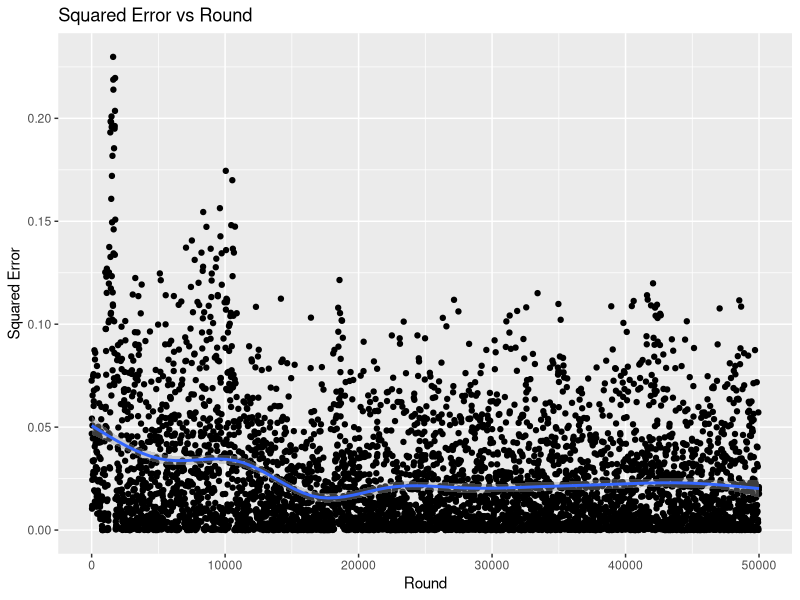
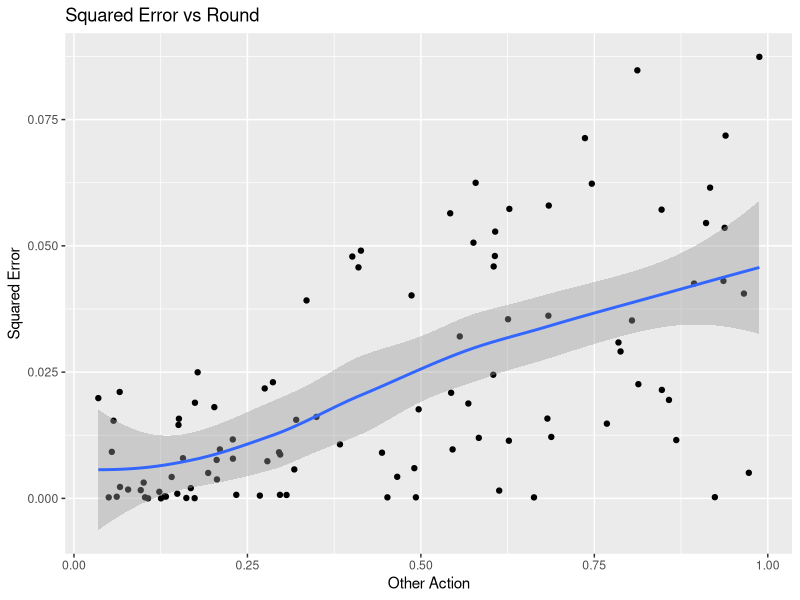
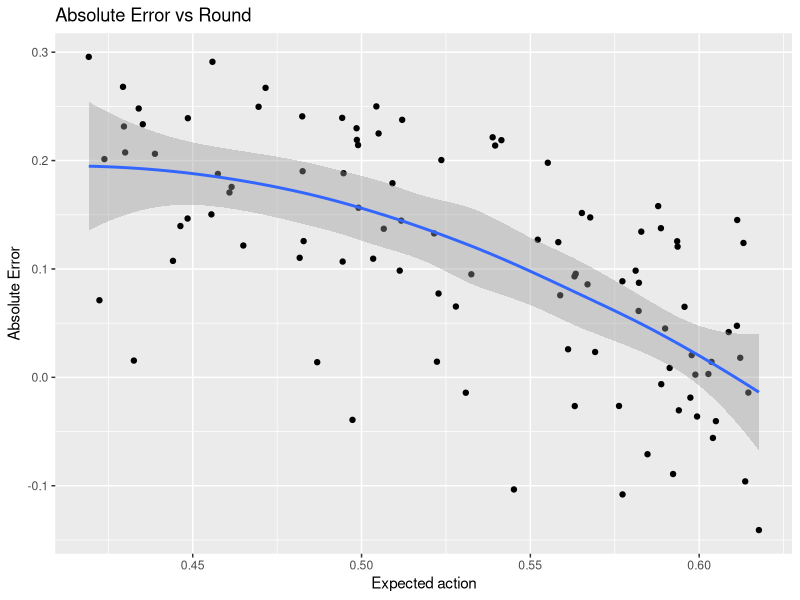
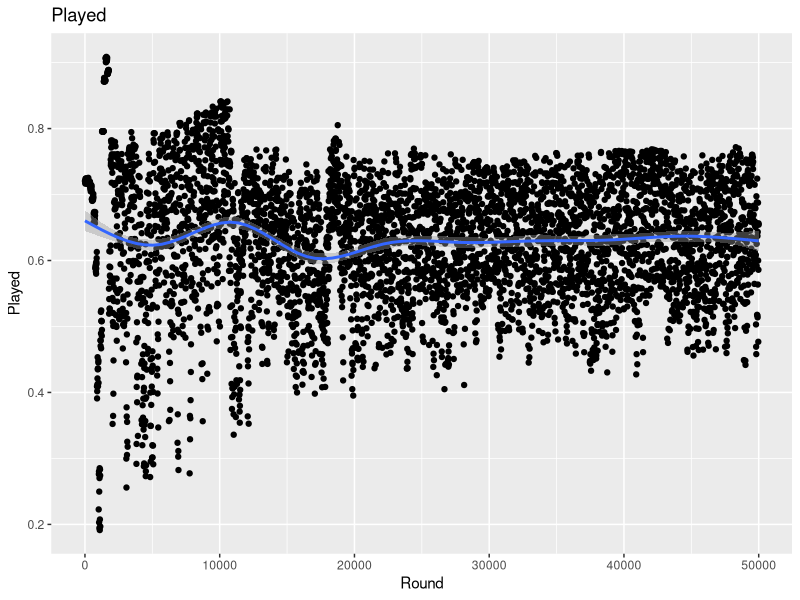
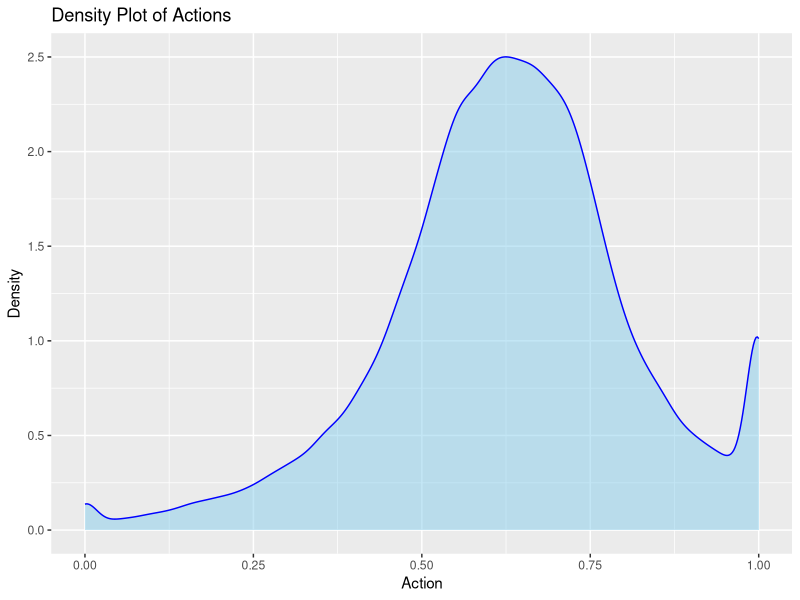
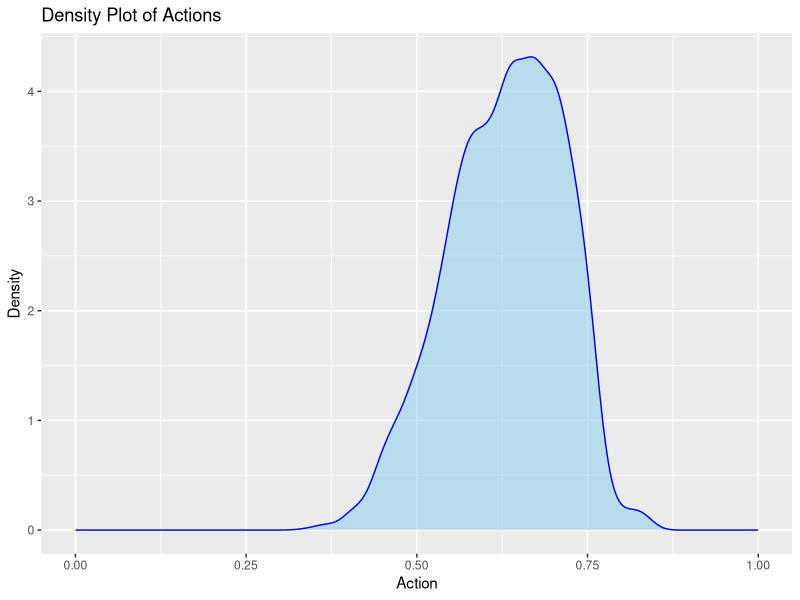

R code for these plots, in order:
data <- read.csv("DDPG-BigOutput-7525415758.csv")

# Convert columns to appropriate types
data$round <- as.integer(data$round)
data$random_action <- as.numeric(data$random_action)  
data$action <- as.numeric(data$action)            
data$bestAction <- as.numeric(data$bestAction)    
data$profit <- as.numeric(data$profit)              
data$whitenoise <- as.numeric(data$whitenoise)

data$bestAction <- as.numeric(data$bestAction) *(5/3)

data$squared_error <- (data$action - data$bestAction)^2
data$abserror <- abs(data$action - data$bestAction)
data$error <- data$action - data$bestAction

library(ggplot2)

# Create a ggplot object
ggplot(data[data$whitenoise==0,], aes(x = round, y = squared_error)) +
  geom_point() +  # Add points for each data point
  geom_smooth() +
  labs(x = "Round", y = "Squared Error") +  # Label the axes
  ggtitle("Squared Error vs Round")  # Add a title

ggplot(data[data$whitenoise==0&data$round>49000,], aes(x = random_action, y = squared_error)) +
  geom_point() +  # Add points for each data point
  geom_smooth() +
  labs(x = "Other Action", y = "Squared Error") +  # Label the axes
  ggtitle("Squared Error vs Round")  # Add a title

ggplot(data[data$whitenoise==0&data$round>49000,], aes(x = bestAction, y = error)) +
  geom_point() +  # Add points for each data point
  geom_smooth() +
  labs(x = "Expected action", y = "Absolute Error") +  # Label the axes
  ggtitle("Absolute Error vs Round")  # Add a title

max(data[data$whitenoise==0,]$bestAction)
ggplot(data[data$whitenoise==0,], aes(x = round, y = action)) +
  geom_point() +  # Add points for each data point
  geom_smooth() +
  labs(x = "Round", y = "Played") +  # Label the axes
  ggtitle("Played")  # Add a title

ggplot(data[data$whitenoise!=0,], aes(x = action)) +
  geom_density(fill = "skyblue", color = "blue", alpha = 0.5) +
  labs(x = "Action", y = "Density", title = "Density Plot of Actions")

ggplot(data[data$whitenoise==0&data$round>9000,], aes(x = action)) +
  geom_density(fill = "skyblue", color = "blue", alpha = 0.5) +
  labs(x = "Action", y = "Density", title = "Density Plot of Actions")+
  xlim(0, 1)

